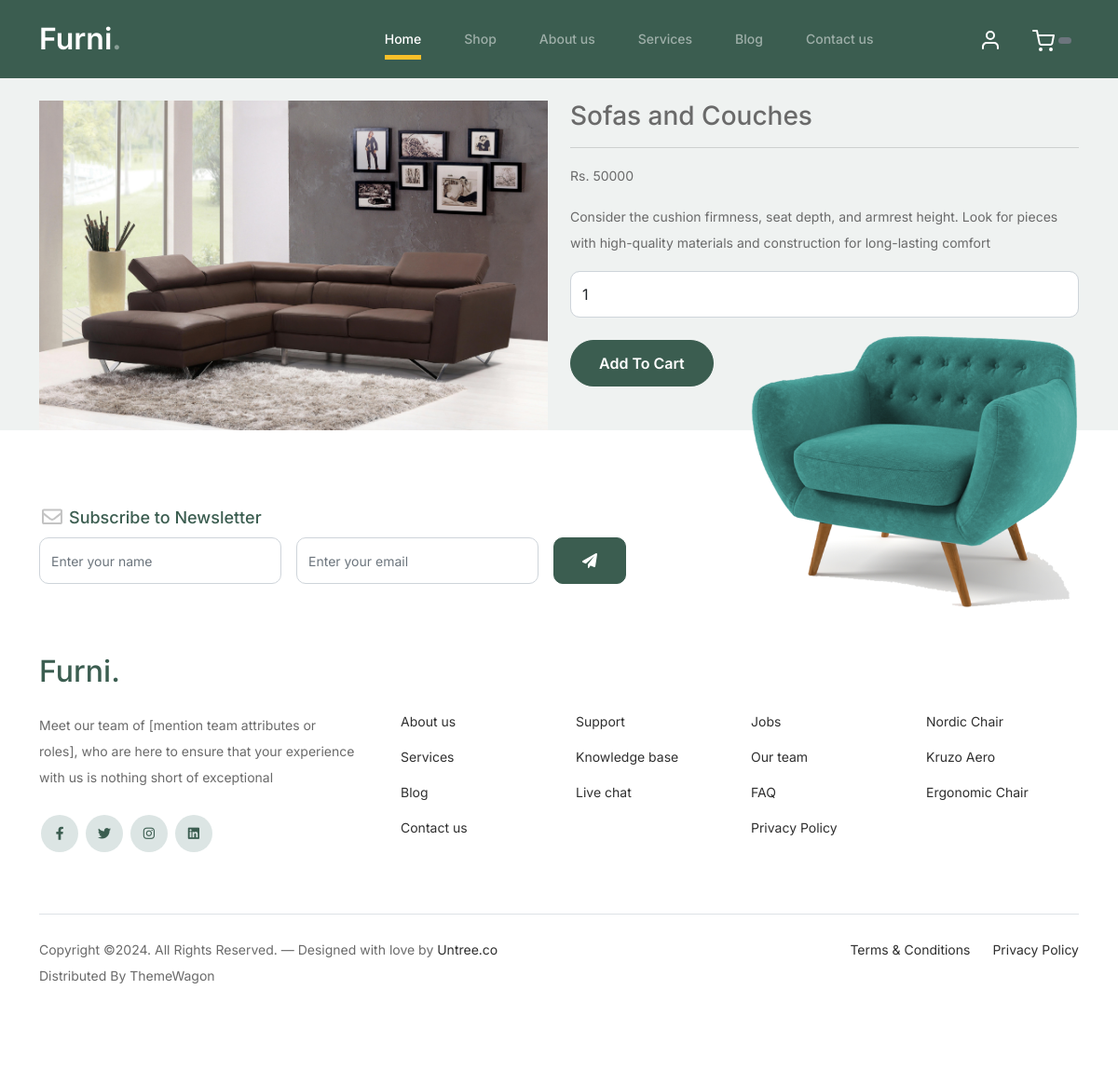
Page /User/productdescription.php?des=4 on the committed database.
### tables this page shows
CREATE TABLE `product` (
  `ID` int(11) NOT NULL,
  `Name` varchar(25) NOT NULL,
  `Price` bigint(20) NOT NULL,
  `Detail` varchar(250) NOT NULL,
  `Category` int(11) NOT NULL,
  `Product_Image` varchar(100) NOT NULL,
  `Record_Inserted_At` timestamp NOT NULL DEFAULT current_timestamp()
);

CREATE TABLE `website_info` (
  `ID` int(11) NOT NULL,
  `Name` varchar(25) NOT NULL,
  `Description` varchar(500) NOT NULL,
  `E-Mail` varchar(30) NOT NULL,
  `Phone Number` varchar(15) NOT NULL,
  `Address` varchar(50) NOT NULL,
  `Facebook Link` varchar(100) NOT NULL,
  `Insta Link` varchar(100) NOT NULL,
  `Timing` time NOT NULL,
  `Added_At` timestamp NOT NULL DEFAULT current_timestamp()
);

### User/productdescription.php (the view, shortened to what this page needs)
<!DOCTYPE html>
<html lang="en">
<head>
</head>
<body>
    <?php include "header.php";
    $id = $_GET["des"];
    $fetch_query = "select * from product where id=$id";
    $run = mysqli_query($conn,$fetch_query);
    $a = mysqli_fetch_array($run);
    ?>
    <div class="container">
        <div class="row">
            <div class="col-md-6 mt-4">
                <img src="../Admin/<?php echo  $a[5]; ?>" alt="" class="img-fluid">
            </div>
            <div class="col-md-6">
                <h3 class="mt-4"><?php echo $a[1];?></h3>
                <hr>
                <p>Rs. <?php echo $a[2];?></p>
                <p><?php echo $a[3];?></p>
                <form action="addtocart.php" method="get">
                    <input type="number" name="qty" id="" class="form-control" value="1">
                    <button type="submit" name="btn" class="mt-4 btn btn-primary"> Add To Cart</button>
                </form>
            </div>
        </div>
    </div>
    <?php include "footer.php"; ?>
</body>

### User/footer.php (shortened to what this page needs)
<?php
	include("../connection.php");
$query="SELECT * FROM `website_info`";
$result=mysqli_query($conn,$query);
$data=mysqli_fetch_array($result);
?>
<footer class="footer-section">
			<div class="container relative">
				<div class="sofa-img">
					<img src="images/sofa.png" alt="Image" class="img-fluid">
				</div>
				<div class="row">
					<div class="col-lg-8">
						<div class="subscription-form">
							<h3 class="d-flex align-items-center"><span class="me-1"><img src="images/envelope-outline.svg" alt="Image" class="img-fluid"></span><span>Subscribe to Newsletter</span></h3>
							<form action="#" class="row g-3">
								<div class="col-auto">
									<input type="text" class="form-control" placeholder="Enter your name">
								</div>
								<div class="col-auto">
									<input type="email" class="form-control" placeholder="Enter your email">
								</div>
								<div class="col-auto">
									<button class="btn btn-primary">
										<span class="fa fa-paper-plane"></span>
									</button>
								</div>
							</form>
						</div>
					</div>
				</div>
				<div class="row g-5 mb-5">
					<div class="col-lg-4">
						<div class="mb-4 footer-logo-wrap"><a href="#" class="footer-logo"><?php echo "$data[1]"; ?><span>.</span></a></div>
						<p class="mb-4"><?php echo"$data[2]" ?></p>
						<ul class="list-unstyled custom-social">
							<li><a href="<?php echo"$data[6]" ?>"><span class="fa fa-brands fa-facebook-f"></span></a></li>
							<li><a href="#"><span class="fa fa-brands fa-twitter"></span></a></li>
							<li><a href="<?php echo"$data[7]" ?>"><span class="fa fa-brands fa-instagram"></span></a></li>
							<li><a href="#"><span class="fa fa-brands fa-linkedin"></span></a></li>
						</ul>
					</div>
					<div class="col-lg-8">
						<div class="row links-wrap">
							<div class="col-6 col-sm-6 col-md-3">
								<ul class="list-unstyled">
									<li><a href="about.php">About us</a></li>
									<li><a href="#">Services</a></li>
									<li><a href="#">Blog</a></li>
									<li><a href="contact.php">Contact us</a></li>
								</ul>
							</div>
							<div class="col-6 col-sm-6 col-md-3">
								<ul class="list-unstyled">
									<li><a href="#">Support</a></li>
									<li><a href="#">Knowledge base</a></li>
									<li><a href="#">Live chat</a></li>
								</ul>
							</div>
							<div class="col-6 col-sm-6 col-md-3">
								<ul class="list-unstyled">
									<li><a href="#">Jobs</a></li>
									<li><a href="#">Our team</a></li>
									<li><a href="FAQ.php">FAQ</a></li>
									<li><a href="privacypolicy.php">Privacy Policy</a></li>
								</ul>
							</div>
							<div class="col-6 col-sm-6 col-md-3">
								<ul class="list-unstyled">
									<li><a href="#">Nordic Chair</a></li>
									<li><a href="#">Kruzo Aero</a></li>
									<li><a href="#">Ergonomic Chair</a></li>
								</ul>
							</div>
						</div>
					</div>
				</div>
				<div class="border-top copyright">
					<div class="row pt-4">
						<div class="col-lg-6">
							<p class="mb-2 text-center text-lg-start">Copyright &copy;. All Rights Reserved. &mdash; Designed with love by <a href="https://untree.co">Untree.co</a> Distributed By <a hreff="https://themewagon.com">ThemeWagon</a>
            </p>
						</div>
						<div class="col-lg-6 text-center text-lg-end">
							<ul class="list-unstyled d-inline-flex ms-auto">
								<li class="me-4"><a href="#">Terms &amp; Conditions</a></li>
								<li><a href="#">Privacy Policy</a></li>
							</ul>
						</div>
					</div>
				</div>
			</div>
		</footer>
	</body>
</html>

### User/css/style.css (style rules this page uses)
body { overflow-x: hidden; position: relative; }
body { font-family: "Inter", sans-serif; font-weight: 400; line-height: 28px; color: #6a6a6a; font-size: 14px; background-color: #eff2f1; }
a { text-decoration: none; -webkit-transition: .3s all ease; -o-transition: .3s all ease; transition: .3s all ease; color: #2f2f2f; text-decoration: underline; }
.btn { font-weight: 600; padding: 12px 30px; border-radius: 30px; color: #ffffff; background: #2f2f2f; border-color: #2f2f2f; }
.btn.btn-primary { background: #3b5d50; border-color: #3b5d50; }
.footer-section { padding: 80px 0; background: #ffffff; }
.footer-section .relative { position: relative; }
.footer-section a { text-decoration: none; color: #2f2f2f; -webkit-transition: .3s all ease; -o-transition: .3s all ease; transition: .3s all ease; }
.footer-section .subscription-form { margin-bottom: 40px; position: relative; z-index: 2; margin-top: 100px; }
@media (min-width: 992px) { .footer-section .subscription-form { margin-top: 0px; margin-bottom: 80px; } }
.footer-section .subscription-form h3 { font-size: 18px; font-weight: 500; color: #3b5d50; }
.footer-section .subscription-form .form-control { height: 50px; border-radius: 10px; font-family: "Inter", sans-serif; }
.footer-section .subscription-form .btn { border-radius: 10px !important; }
.footer-section .sofa-img { position: absolute; top: -200px; z-index: 1; right: 0; }
.footer-section .sofa-img img { max-width: 380px; }
.footer-section .links-wrap { margin-top: 0px; }
@media (min-width: 992px) { .footer-section .links-wrap { margin-top: 54px; } }
.footer-section .links-wrap ul li { margin-bottom: 10px; }
.footer-section .footer-logo-wrap .footer-logo { font-size: 32px; font-weight: 500; text-decoration: none; color: #3b5d50; }
.footer-section .custom-social li { margin: 2px; display: inline-block; }
.footer-section .custom-social li a { width: 40px; height: 40px; text-align: center; line-height: 40px; display: inline-block; background: #dce5e4; color: #3b5d50; border-radius: 50%; }
.footer-section .border-top { border-color: #dce5e4; }
.footer-section .border-top.copyright { font-size: 14px !important; }
.form-control { height: 50px; border-radius: 10px; font-family: "Inter", sans-serif; }

### rows in the picture
product: Product_Image (picture), Name "Sofas and Couches", Price "50000", Detail "Consider the cushion firmness, seat depth, and armrest height. Look for pieces with high-quality materials and construction for long-lasting comfort"
website_info: Name "Furni", Description "Meet our team of [mention team attributes or roles], who are here to ensure that your experience with us is nothing short of exceptional"
